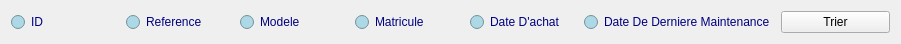
       <widget class="QWidget" name="layoutWidget">
        <property name="geometry">
         <rect>
          <x>120</x>
          <y>50</y>
          <width>901</width>
          <height>30</height>
         </rect>
        </property>
        <layout class="QHBoxLayout" name="horizontalLayout_2">
         <item>
          <widget class="QRadioButton" name="radioButton_tri_IDmaint">
           <property name="palette">
            <palette>
             <active>
              <colorrole role="WindowText">
               <brush brushstyle="SolidPattern">
                <color alpha="255">
                 <red>0</red>
                 <green>0</green>
                 <blue>127</blue>
                </color>
               </brush>
              </colorrole>
              <colorrole role="Button">
               <brush brushstyle="SolidPattern">
                <color alpha="255">
                 <red>173</red>
                 <green>216</green>
                 <blue>230</blue>
                </color>
               </brush>
              </colorrole>
              <colorrole role="Base">
               <brush brushstyle="SolidPattern">
                <color alpha="255">
                 <red>173</red>
                 <green>216</green>
                 <blue>230</blue>
                </color>
               </brush>
              </colorrole>
              <colorrole role="Window">
               <brush brushstyle="SolidPattern">
                <color alpha="255">
                 <red>173</red>
                 <green>216</green>
                 <blue>230</blue>
                </color>
               </brush>
              </colorrole>
             </active>
             <inactive>
              <colorrole role="WindowText">
               <brush brushstyle="SolidPattern">
                <color alpha="255">
                 <red>0</red>
                 <green>0</green>
                 <blue>127</blue>
                </color>
               </brush>
              </colorrole>
              <colorrole role="Button">
               <brush brushstyle="SolidPattern">
                <color alpha="255">
                 <red>173</red>
                 <green>216</green>
                 <blue>230</blue>
                </color>
               </brush>
              </colorrole>
              <colorrole role="Base">
               <brush brushstyle="SolidPattern">
                <color alpha="255">
                 <red>173</red>
                 <green>216</green>
                 <blue>230</blue>
                </color>
               </brush>
              </colorrole>
              <colorrole role="Window">
               <brush brushstyle="SolidPattern">
                <color alpha="255">
                 <red>173</red>
                 <green>216</green>
                 <blue>230</blue>
                </color>
               </brush>
              </colorrole>
             </inactive>
             <disabled>
              <colorrole role="WindowText">
               <brush brushstyle="SolidPattern">
                <color alpha="255">
                 <red>120</red>
                 <green>120</green>
                 <blue>120</blue>
                </color>
               </brush>
              </colorrole>
              <colorrole role="Button">
               <brush brushstyle="SolidPattern">
                <color alpha="255">
                 <red>173</red>
                 <green>216</green>
                 <blue>230</blue>
                </color>
               </brush>
              </colorrole>
              <colorrole role="Base">
               <brush brushstyle="SolidPattern">
                <color alpha="255">
                 <red>173</red>
                 <green>216</green>
                 <blue>230</blue>
                </color>
               </brush>
              </colorrole>
              <colorrole role="Window">
               <brush brushstyle="SolidPattern">
                <color alpha="255">
                 <red>173</red>
                 <green>216</green>
                 <blue>230</blue>
                </color>
               </brush>
              </colorrole>
             </disabled>
            </palette>
           </property>
           <property name="text">
            <string>ID</string>
           </property>
          </widget>
         </item>
         <item>
          <widget class="QRadioButton" name="radioButton_triref2">
           <property name="palette">
            <palette>
             <active>
              <colorrole role="WindowText">
               <brush brushstyle="SolidPattern">
                <color alpha="255">
                 <red>0</red>
                 <green>0</green>
                 <blue>127</blue>
                </color>
               </brush>
              </colorrole>
              <colorrole role="Button">
               <brush brushstyle="SolidPattern">
                <color alpha="255">
                 <red>173</red>
                 <green>216</green>
                 <blue>230</blue>
                </color>
               </brush>
              </colorrole>
              <colorrole role="Base">
               <brush brushstyle="SolidPattern">
                <color alpha="255">
                 <red>173</red>
                 <green>216</green>
                 <blue>230</blue>
                </color>
               </brush>
              </colorrole>
              <colorrole role="Window">
               <brush brushstyle="SolidPattern">
                <color alpha="255">
                 <red>173</red>
                 <green>216</green>
                 <blue>230</blue>
                </color>
               </brush>
              </colorrole>
             </active>
             <inactive>
              <colorrole role="WindowText">
               <brush brushstyle="SolidPattern">
                <color alpha="255">
                 <red>0</red>
                 <green>0</green>
                 <blue>127</blue>
                </color>
               </brush>
              </colorrole>
              <colorrole role="Button">
               <brush brushstyle="SolidPattern">
                <color alpha="255">
                 <red>173</red>
                 <green>216</green>
                 <blue>230</blue>
                </color>
               </brush>
              </colorrole>
              <colorrole role="Base">
               <brush brushstyle="SolidPattern">
                <color alpha="255">
                 <red>173</red>
                 <green>216</green>
                 <blue>230</blue>
                </color>
               </brush>
              </colorrole>
              <colorrole role="Window">
               <brush brushstyle="SolidPattern">
                <color alpha="255">
                 <red>173</red>
                 <green>216</green>
                 <blue>230</blue>
                </color>
               </brush>
              </colorrole>
             </inactive>
             <disabled>
              <colorrole role="WindowText">
               <brush brushstyle="SolidPattern">
                <color alpha="255">
                 <red>120</red>
                 <green>120</green>
                 <blue>120</blue>
                </color>
               </brush>
              </colorrole>
              <colorrole role="Button">
               <brush brushstyle="SolidPattern">
                <color alpha="255">
                 <red>173</red>
                 <green>216</green>
                 <blue>230</blue>
                </color>
               </brush>
              </colorrole>
              <colorrole role="Base">
               <brush brushstyle="SolidPattern">
                <color alpha="255">
                 <red>173</red>
                 <green>216</green>
                 <blue>230</blue>
                </color>
               </brush>
              </colorrole>
              <colorrole role="Window">
               <brush brushstyle="SolidPattern">
                <color alpha="255">
                 <red>173</red>
                 <green>216</green>
                 <blue>230</blue>
                </color>
               </brush>
              </colorrole>
             </disabled>
            </palette>
           </property>
           <property name="text">
            <string>Reference</string>
           </property>
          </widget>
         </item>
         <item>
          <widget class="QRadioButton" name="radioButton_trimod2">
           <property name="palette">
            <palette>
             <active>
              <colorrole role="WindowText">
               <brush brushstyle="SolidPattern">
                <color alpha="255">
                 <red>0</red>
                 <green>0</green>
                 <blue>127</blue>
                </color>
               </brush>
              </colorrole>
              <colorrole role="Button">
               <brush brushstyle="SolidPattern">
                <color alpha="255">
                 <red>173</red>
                 <green>216</green>
                 <blue>230</blue>
                </color>
               </brush>
              </colorrole>
              <colorrole role="Base">
               <brush brushstyle="SolidPattern">
                <color alpha="255">
                 <red>173</red>
                 <green>216</green>
                 <blue>230</blue>
                </color>
               </brush>
              </colorrole>
              <colorrole role="Window">
               <brush brushstyle="SolidPattern">
                <color alpha="255">
                 <red>173</red>
                 <green>216</green>
                 <blue>230</blue>
                </color>
               </brush>
              </colorrole>
             </active>
             <inactive>
              <colorrole role="WindowText">
               <brush brushstyle="SolidPattern">
                <color alpha="255">
                 <red>0</red>
                 <green>0</green>
                 <blue>127</blue>
                </color>
               </brush>
              </colorrole>
              <colorrole role="Button">
               <brush brushstyle="SolidPattern">
                <color alpha="255">
                 <red>173</red>
                 <green>216</green>
                 <blue>230</blue>
                </color>
               </brush>
              </colorrole>
              <colorrole role="Base">
               <brush brushstyle="SolidPattern">
                <color alpha="255">
                 <red>173</red>
                 <green>216</green>
                 <blue>230</blue>
                </color>
               </brush>
              </colorrole>
              <colorrole role="Window">
               <brush brushstyle="SolidPattern">
                <color alpha="255">
                 <red>173</red>
                 <green>216</green>
                 <blue>230</blue>
                </color>
               </brush>
              </colorrole>
             </inactive>
             <disabled>
              <colorrole role="WindowText">
               <brush brushstyle="SolidPattern">
                <color alpha="255">
                 <red>120</red>
                 <green>120</green>
                 <blue>120</blue>
                </color>
               </brush>
              </colorrole>
              <colorrole role="Button">
               <brush brushstyle="SolidPattern">
                <color alpha="255">
                 <red>173</red>
                 <green>216</green>
                 <blue>230</blue>
                </color>
               </brush>
              </colorrole>
              <colorrole role="Base">
               <brush brushstyle="SolidPattern">
                <color alpha="255">
                 <red>173</red>
                 <green>216</green>
                 <blue>230</blue>
                </color>
               </brush>
              </colorrole>
              <colorrole role="Window">
               <brush brushstyle="SolidPattern">
                <color alpha="255">
                 <red>173</red>
                 <green>216</green>
                 <blue>230</blue>
                </color>
               </brush>
              </colorrole>
             </disabled>
            </palette>
           </property>
           <property name="text">
            <string>Modele</string>
           </property>
          </widget>
         </item>
         <item>
          <widget class="QRadioButton" name="radioButton_trimatricule">
           <property name="palette">
            <palette>
             <active>
              <colorrole role="WindowText">
               <brush brushstyle="SolidPattern">
                <color alpha="255">
                 <red>0</red>
                 <green>0</green>
                 <blue>127</blue>
                </color>
               </brush>
              </colorrole>
              <colorrole role="Button">
               <brush brushstyle="SolidPattern">
                <color alpha="255">
                 <red>173</red>
                 <green>216</green>
                 <blue>230</blue>
                </color>
               </brush>
              </colorrole>
              <colorrole role="Base">
               <brush brushstyle="SolidPattern">
                <color alpha="255">
                 <red>173</red>
                 <green>216</green>
                 <blue>230</blue>
                </color>
               </brush>
              </colorrole>
              <colorrole role="Window">
               <brush brushstyle="SolidPattern">
                <color alpha="255">
                 <red>173</red>
                 <green>216</green>
                 <blue>230</blue>
                </color>
               </brush>
              </colorrole>
             </active>
             <inactive>
              <colorrole role="WindowText">
               <brush brushstyle="SolidPattern">
                <color alpha="255">
                 <red>0</red>
                 <green>0</green>
                 <blue>127</blue>
                </color>
               </brush>
              </colorrole>
              <colorrole role="Button">
               <brush brushstyle="SolidPattern">
                <color alpha="255">
                 <red>173</red>
                 <green>216</green>
                 <blue>230</blue>
                </color>
               </brush>
              </colorrole>
              <colorrole role="Base">
               <brush brushstyle="SolidPattern">
                <color alpha="255">
                 <red>173</red>
                 <green>216</green>
                 <blue>230</blue>
                </color>
               </brush>
              </colorrole>
              <colorrole role="Window">
               <brush brushstyle="SolidPattern">
                <color alpha="255">
                 <red>173</red>
                 <green>216</green>
                 <blue>230</blue>
                </color>
               </brush>
              </colorrole>
             </inactive>
             <disabled>
              <colorrole role="WindowText">
               <brush brushstyle="SolidPattern">
                <color alpha="255">
                 <red>120</red>
                 <green>120</green>
                 <blue>120</blue>
                </color>
               </brush>
              </colorrole>
              <colorrole role="Button">
               <brush brushstyle="SolidPattern">
                <color alpha="255">
                 <red>173</red>
                 <green>216</green>
                 <blue>230</blue>
                </color>
               </brush>
              </colorrole>
              <colorrole role="Base">
               <brush brushstyle="SolidPattern">
                <color alpha="255">
                 <red>173</red>
                 <green>216</green>
                 <blue>230</blue>
                </color>
               </brush>
              </colorrole>
              <colorrole role="Window">
               <brush brushstyle="SolidPattern">
                <color alpha="255">
                 <red>173</red>
                 <green>216</green>
                 <blue>230</blue>
                </color>
               </brush>
              </colorrole>
             </disabled>
            </palette>
           </property>
           <property name="text">
            <string>Matricule</string>
           </property>
          </widget>
         </item>
         <item>
          <widget class="QRadioButton" name="radioButton_tridate2">
           <property name="palette">
            <palette>
             <active>
              <colorrole role="WindowText">
               <brush brushstyle="SolidPattern">
                <color alpha="255">
                 <red>0</red>
                 <green>0</green>
                 <blue>127</blue>
                </color>
               </brush>
              </colorrole>
              <colorrole role="Button">
               <brush brushstyle="SolidPattern">
                <color alpha="255">
                 <red>173</red>
                 <green>216</green>
                 <blue>230</blue>
                </color>
               </brush>
              </colorrole>
              <colorrole role="Base">
               <brush brushstyle="SolidPattern">
                <color alpha="255">
                 <red>173</red>
                 <green>216</green>
                 <blue>230</blue>
                </color>
               </brush>
              </colorrole>
              <colorrole role="Window">
               <brush brushstyle="SolidPattern">
                <color alpha="255">
                 <red>173</red>
                 <green>216</green>
                 <blue>230</blue>
                </color>
               </brush>
              </colorrole>
             </active>
             <inactive>
              <colorrole role="WindowText">
               <brush brushstyle="SolidPattern">
                <color alpha="255">
                 <red>0</red>
                 <green>0</green>
                 <blue>127</blue>
                </color>
               </brush>
              </colorrole>
              <colorrole role="Button">
               <brush brushstyle="SolidPattern">
                <color alpha="255">
                 <red>173</red>
                 <green>216</green>
                 <blue>230</blue>
                </color>
               </brush>
              </colorrole>
              <colorrole role="Base">
               <brush brushstyle="SolidPattern">
                <color alpha="255">
                 <red>173</red>
                 <green>216</green>
                 <blue>230</blue>
                </color>
               </brush>
              </colorrole>
              <colorrole role="Window">
               <brush brushstyle="SolidPattern">
                <color alpha="255">
                 <red>173</red>
                 <green>216</green>
                 <blue>230</blue>
                </color>
               </brush>
              </colorrole>
             </inactive>
             <disabled>
              <colorrole role="WindowText">
               <brush brushstyle="SolidPattern">
                <color alpha="255">
                 <red>120</red>
                 <green>120</green>
                 <blue>120</blue>
                </color>
               </brush>
              </colorrole>
              <colorrole role="Button">
               <brush brushstyle="SolidPattern">
                <color alpha="255">
                 <red>173</red>
                 <green>216</green>
                 <blue>230</blue>
                </color>
               </brush>
              </colorrole>
              <colorrole role="Base">
               <brush brushstyle="SolidPattern">
                <color alpha="255">
                 <red>173</red>
                 <green>216</green>
                 <blue>230</blue>
                </color>
               </brush>
              </colorrole>
              <colorrole role="Window">
               <brush brushstyle="SolidPattern">
                <color alpha="255">
                 <red>173</red>
                 <green>216</green>
                 <blue>230</blue>
                </color>
               </brush>
              </colorrole>
             </disabled>
            </palette>
           </property>
           <property name="text">
            <string>Date D'achat</string>
           </property>
          </widget>
         </item>
         <item>
          <widget class="QRadioButton" name="radioButton_tridatemaint">
           <property name="palette">
            <palette>
             <active>
              <colorrole role="WindowText">
               <brush brushstyle="SolidPattern">
                <color alpha="255">
                 <red>0</red>
                 <green>0</green>
                 <blue>127</blue>
                </color>
               </brush>
              </colorrole>
              <colorrole role="Button">
               <brush brushstyle="SolidPattern">
                <color alpha="255">
                 <red>173</red>
                 <green>216</green>
                 <blue>230</blue>
                </color>
               </brush>
              </colorrole>
              <colorrole role="Base">
               <brush brushstyle="SolidPattern">
                <color alpha="255">
                 <red>173</red>
                 <green>216</green>
                 <blue>230</blue>
                </color>
               </brush>
              </colorrole>
              <colorrole role="Window">
               <brush brushstyle="SolidPattern">
                <color alpha="255">
                 <red>173</red>
                 <green>216</green>
                 <blue>230</blue>
                </color>
               </brush>
              </colorrole>
             </active>
             <inactive>
              <colorrole role="WindowText">
               <brush brushstyle="SolidPattern">
                <color alpha="255">
                 <red>0</red>
                 <green>0</green>
                 <blue>127</blue>
                </color>
               </brush>
              </colorrole>
              <colorrole role="Button">
               <brush brushstyle="SolidPattern">
                <color alpha="255">
                 <red>173</red>
                 <green>216</green>
                 <blue>230</blue>
                </color>
               </brush>
              </colorrole>
              <colorrole role="Base">
               <brush brushstyle="SolidPattern">
                <color alpha="255">
                 <red>173</red>
                 <green>216</green>
                 <blue>230</blue>
                </color>
               </brush>
              </colorrole>
              <colorrole role="Window">
               <brush brushstyle="SolidPattern">
                <color alpha="255">
                 <red>173</red>
                 <green>216</green>
                 <blue>230</blue>
                </color>
               </brush>
              </colorrole>
             </inactive>
             <disabled>
              <colorrole role="WindowText">
               <brush brushstyle="SolidPattern">
                <color alpha="255">
                 <red>120</red>
                 <green>120</green>
                 <blue>120</blue>
                </color>
               </brush>
              </colorrole>
              <colorrole role="Button">
               <brush brushstyle="SolidPattern">
                <color alpha="255">
                 <red>173</red>
                 <green>216</green>
                 <blue>230</blue>
                </color>
               </brush>
              </colorrole>
              <colorrole role="Base">
               <brush brushstyle="SolidPattern">
                <color alpha="255">
                 <red>173</red>
                 <green>216</green>
                 <blue>230</blue>
                </color>
               </brush>
              </colorrole>
              <colorrole role="Window">
               <brush brushstyle="SolidPattern">
                <color alpha="255">
                 <red>173</red>
                 <green>216</green>
                 <blue>230</blue>
                </color>
               </brush>
              </colorrole>
             </disabled>
            </palette>
           </property>
           <property name="text">
            <string>Date De Derniere Maintenance</string>
           </property>
          </widget>
         </item>
         <item>
          <widget class="QPushButton" name="pushButton_trier_2">
           <property name="text">
            <string>Trier</string>
           </property>
           <property name="icon">
            <iconset>
             <normaloff>../../icons/TriMan-300x300.png</normaloff>../../icons/TriMan-300x300.png</iconset>
           </property>
           <property name="checkable">
            <bool>true</bool>
           </property>
          </widget>
         </item>
        </layout>
       </widget>
